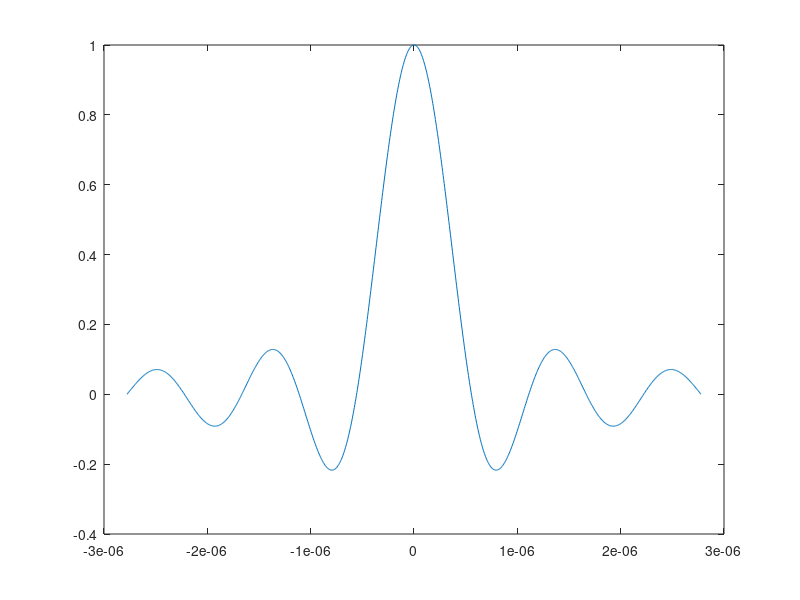
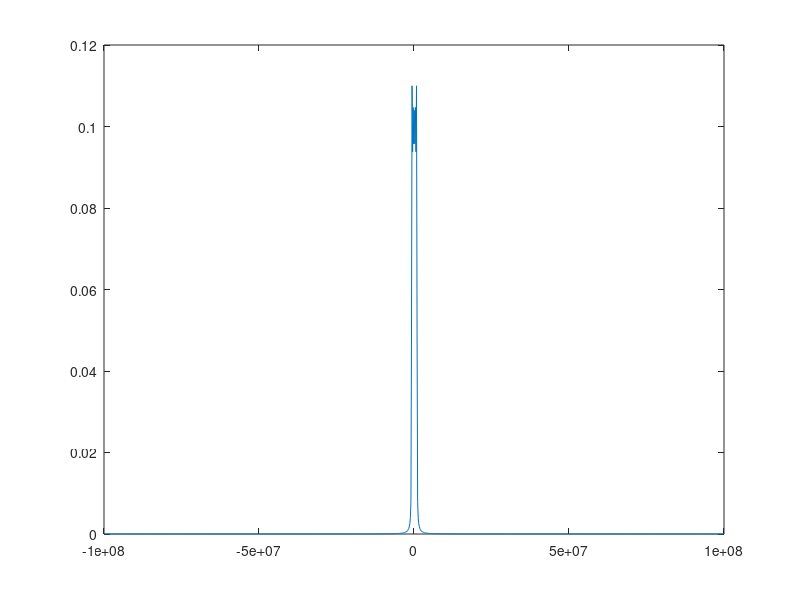

The MATLAB source for these figures, in order: (Note: this script raises an error after producing the figures.)
% Baseband modulation and demodulation demo

% T = 1 ms

% Parameters
% LL = 100; % Total number of bits Default is 100
%N = 56; % Length of filter in symbol periods. Default is 51
% adds to final bit number
%fs = 2; % Over-sampling factor (Sampling frequency/symbol rate). Default is 100

%Ns = floor(N*fs); % Number of filter samples

fs = 200e6;    % Sampled frequency of the signal
T =  (400e-6)/720;    % Period of a symbol (400μs and Passband signal 2 bits per symbol and 1440 bits to transmit)
t_pulse = -5*T:1/fs:5*T;   % Pulse time vector
pulse = sinc(t_pulse / T);   % sinc pulse 
ov_samp = fs*T;   % Over-sampling factor (Sampling frequency/symbol rate)

figure;
plot(t_pulse, pulse);
F_pulse = fftshift(fft(pulse));           
len = length(t_pulse);
fr = linspace(-0.5, 0.5, len)*fs;
figure;
plot(fr, abs(F_pulse/len));


% image's bits
bits = reshape(cdata, 720, 2);

% Map bits to -1 and +1
xI = 2 * bits(:, 1) - 1; 
xQ = 2 * bits(:, 2) - 1; 

% Upsample to match pulse 
XI_up = upsample(xI,ov_samp);
XQ_up = upsample(xQ,ov_samp);

xI_con = conv(XI_up, p_t, 'same'); % Shape I component
xQ_con = conv(XQ_up, p_t, 'same'); % Shape Q component

% Combine I and Q to create complex baseband signal
x_t = xI_con + 1j * xQ_con;


% mine = -20:0.001:20
% yplo = sinc(1*mine)
% F = fftshift(fft(yplo));           % Shift zero frequency to center
% n = length(mine);
% freq = linspace(-0.5, 0.5, n)/mean(diff(mine));
% figure;
% 
% plot(mine, yplo);
% figure;
% 
% plot(freq, abs(F)/n);



% **********************************************************

% Create i.i.d. bits
%bits = (randn(LL,1) > 0.5);
% documentation: reshape
bits = reshape(cdata, [1440,1]);

% 2-PAM mapping to symbols
xk = 2*bits-1;

% Choose sinc pulse
pt = sinc([-floor(Ns/2):Ns-floor(Ns/2)-1]/fs); 
pt = transpose(pt)/norm(pt)/sqrt(1/(fs)); % '1/fs' simply serves as 'delta' to approximate integral as sum

% Create baseband signal
xk_up = upsample(xk,fs);
xt = conv(xk_up,pt);
% len = length(xt);

%xt is the signal we want to transmit
transmitsignal = xt;
save("transmitsignal.mat", "transmitsignal");

% from studentdemo.m
%plot([0:length(transmitsignal)-1]/length(transmitsignal)-0.5, abs(fftshift(fft(transmitsignal))))


% % **********************************************************
% % Channel
% 
% % Send it through AWGN channel
% yt = xt + sigma_n*randn(len,1); 
% 
% 
% 
% % **********************************************************
% % Demodulation
% 
% % Matched filter
% wt = flipud(pt); 
% 
% % Filter with matched filter
% zt = conv(wt,yt)*(1/fs); % '1/fs' simply serves as 'delta' to approximate integral as sum 
% 
% % Sample filtered signal
% zk = zt(ceil(Ns)+ceil(delay*fs):fs:end); zk = zk(1:LL);
% 
% 
% % Detection
% xk_hat = sign(zk);
% bits_hat = (xk_hat>=0);
% 
% % Compute Bit Error Rate (BER)
% BER = mean(bits_hat ~= bits);
% disp(['BER is ', num2str(BER)])
% 
% 
% 
% % **********************************************************
% % Alternative: Simple A/D converter-based detection (i.e., no matched filter)
% 
% % Sample y directly (without matched filtering) and do detection
% yk = yt(ceil(Ns/2):fs:end); yk = yk(1:LL);
% xk_hat_alt = sign(yk);
% bits_alt = (xk_hat_alt>=0);
% 
% % Compute Bit error rate (BER) of simple A/D
% BER_alt = mean(bits_alt ~= bits);
% disp(['BER of quantizer without matched filter is ', num2str(BER_alt)])
% 
% 
% 
% % **********************************************************
% % Waveforms and spectra
% 
% % Plot time domain signals
% ax = [];
% figure(1)
% LargeFigure(gcf, 0.15); % Make figure large
% clf
% 
% subplot(5,1,1);
% plot([-floor(Ns/2):Ns-floor(Ns/2)-1]/fs,pt)
% ylabel('p(t)')
% axis tight
% 
% ax(1) = subplot(5,1,2);
% plot([1:len]/fs,xt)
% ylabel('x(t)')
% 
% ax(2) = subplot(5,1,3);
% plot([1:len]/fs,yt)
% ylabel('y(t)')
% 
% ax(3) = subplot(5,1,4);
% plot([1:length(zt)]/fs,zt)
% ylabel('z(t)')
% xlabel('time  in  microseconds')
% xlim([0, 200]);
% 
% subplot(5,1,5);
% stem([1:LL], xk,'bx')
% hold on
% stem([1:LL], zk,'ro')
% legend('x_k', 'z_k')
% xlabel('discrete time  k')
% axis tight
% 
% linkaxes(ax,'x')
% zoom xon
% 
% 
% % Plot frequency domain signals
% figure(2)
% LargeFigure(gcf, 0.15); % Make figure large
% clf
% 
% subplot(3,1,1)
% plot([-len/2+1:len/2]/len*fs,20*log10(abs(fftshift(1/sqrt(len)*fft(xt)))))
% ylabel('abs(X(f))')
% axis([-4 4 -40 40])
% title('Frequency responses in dB')
% 
% subplot(3,1,2)
% plot([-len/2+1:len/2]/len*fs,20*log10(abs(fftshift(1/sqrt(len)*fft(yt)))))
% ylabel('abs(Y(f))')
% axis([-4 4 -40 40])
% 
% subplot(3,1,3)
% plot([-len/2+1:len/2]/len*fs,20*log10(abs(fftshift(1/sqrt(len)*fft(zt(1:len))))))
% ylabel('abs(Z(f))')
% axis([-4 4 -40 40])
% xlabel('frequency  in  MHz')
% 
% figure(1)
